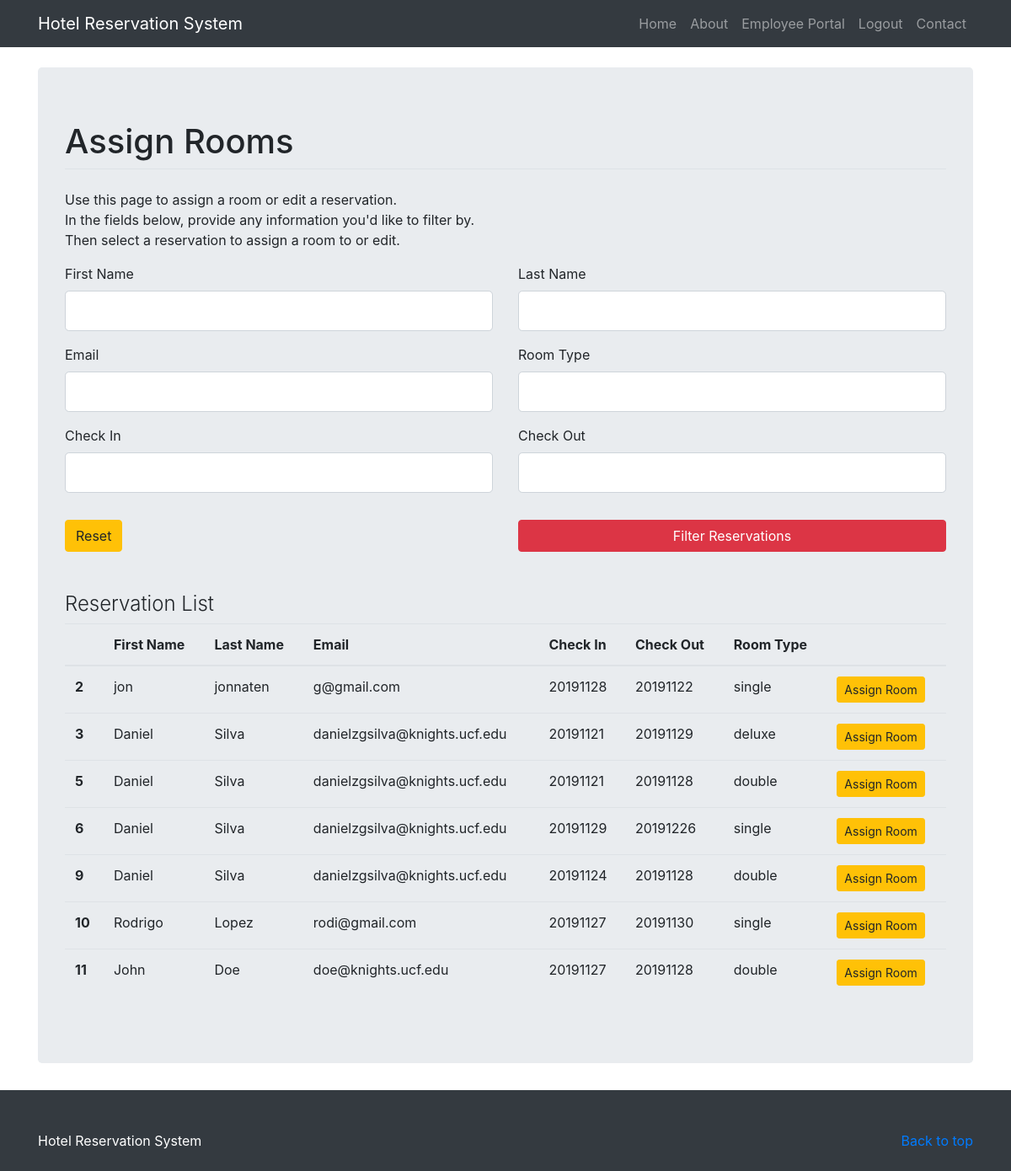
The page /assign_room (signed in) on the database as committed earlier.
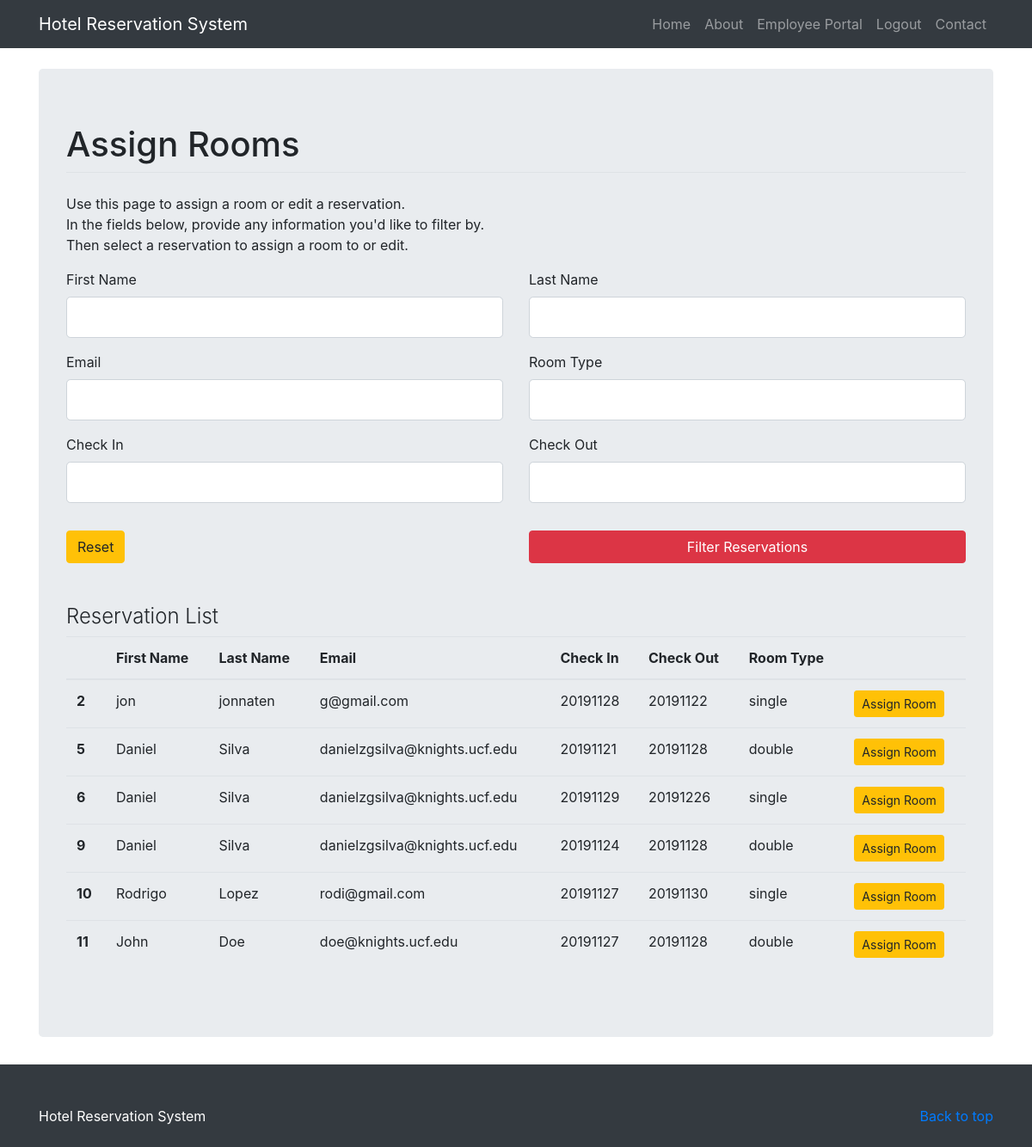
The same page on the database as committed later.
### hotel_system/models.py (models this page shows, shortened)
class Reservation(db.Model):
    id = db.Column(db.Integer, primary_key=True)
    first_name = db.Column(db.String(120), nullable=False)
    last_name = db.Column(db.String(120), nullable=False)
    email = db.Column(db.String(120), nullable=False)
    phone = db.Column(db.String(12), nullable = False)
    date_created = db.Column(db.DateTime, nullable = False, default = datetime.utcnow)
    credit_card = db.Column(db.String(20), nullable = False)
    check_in = db.Column(db.Integer, nullable=False)
    check_out = db.Column(db.Integer, nullable=False)
    tv = db.Column(db.Boolean, nullable = False, default = False)
    wifi = db.Column(db.Boolean, nullable = False, default = False)
    pool = db.Column(db.Boolean, nullable = False, default = False)
    room_type = db.Column(db.String(6), nullable = False)
    room_num = db.Column(db.Integer)

### hotel_system/routes.py (the view, shortened to what this page needs)
@app.route('/assign_room', methods = ['GET', 'POST'])
def assign_room():
    if not check_for_admin(current_user.admin_flag):
        flash(f'You must be an admin to access this page!','danger')
        return redirect(url_for('employee_portal'))
    form = ViewReservationsForm()
    reservations = Reservation.query.all()
    return render_template('assign_room.html', title="Assign Room", form=form, reservations=reservations)

### hotel_system/forms.py (shortened to what this page needs)
class ViewReservationsForm(FlaskForm):
    first_name = StringField('First Name')
    last_name = StringField('Last Name')
    email = StringField('Email', validators=[Email(), Optional()])
    room_type = StringField('Room Type')
    check_in = IntegerField('Check In', validators=[Optional()])
    check_out = IntegerField('Check Out', validators=[Optional()])
    submit = SubmitField('Filter Reservations')

### hotel_system/models.py (called while the page is built)
@login_manager.user_loader
def load_employee(employee_id):
    return Employee.query.get(int(employee_id))

### hotel_system/routes.py (called while the page is built)
def check_for_admin(admin_flag):
    if admin_flag == False:
        return False
    else:
        return True

### hotel_system/templates/assign_room.html (shortened to what the changed rows need)
{% extends "layout.html" %}
{% block content %}
<body>
    <main role="main">
        <div class="container"><br>
             <div class="jumbotron center">
         		<form action="" method="POST">
         			<fieldset class="form-group">
                <legend class ="border-bottom mb-4"><h1>Assign Rooms</h1></legend>
         			</fieldset>
         		</form><br><br>
                <table class="table table-hover">
                      <thead>
                        <tr>
                          <th scope="col"></th>
                          <th scope="col">First Name</th>
                          <th scope="col">Last Name</th>
                          <th scope="col">Email</th>
                          <th scope="col">Check In</th>
                          <th scope="col">Check Out</th>
                          <th scope="col">Room Type</th>
                          <th scope="col"></th>
                        </tr>
                      </thead>
                      <tbody>
                      {% for res in reservations %}
                        <tr>
                          <th scope="row">{{ res.id }}</th>
                          <td>{{ res.first_name }}</td>
                          <td>{{ res.last_name }}</td>
                          <td>{{ res.email }}</td>
                          <td>{{ res.check_in }}</td>
                          <td>{{ res.check_out }}</td>
                          <td>{{ res.room_type }}</td>
                          <td><a href="{{ url_for('assign_room_helper', id=res.id) }}" class="btn btn-sm btn-rounded btn-warning">Assign Room</a></td>
                        </tr>
                      {% endfor %}
                      </tbody>
                </table>
         	</div>
        </div>
    </main>
</body>
{% endblock %}

Rows that differ between the two databases and show on the page:
removed Reservation: id "3", first_name "Daniel", last_name "Silva", email "danielzgsilva@knights.ucf.edu", check_in "20191121", check_out "20191129", room_type "deluxe"
